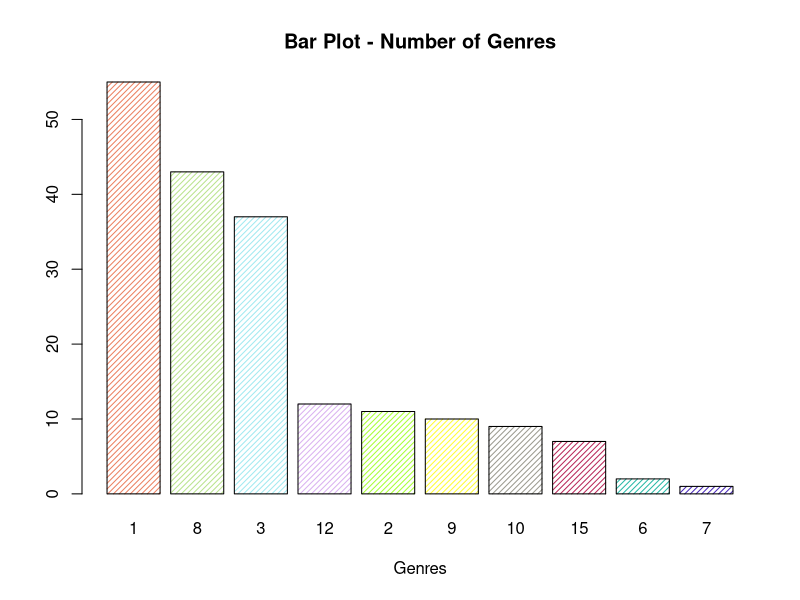
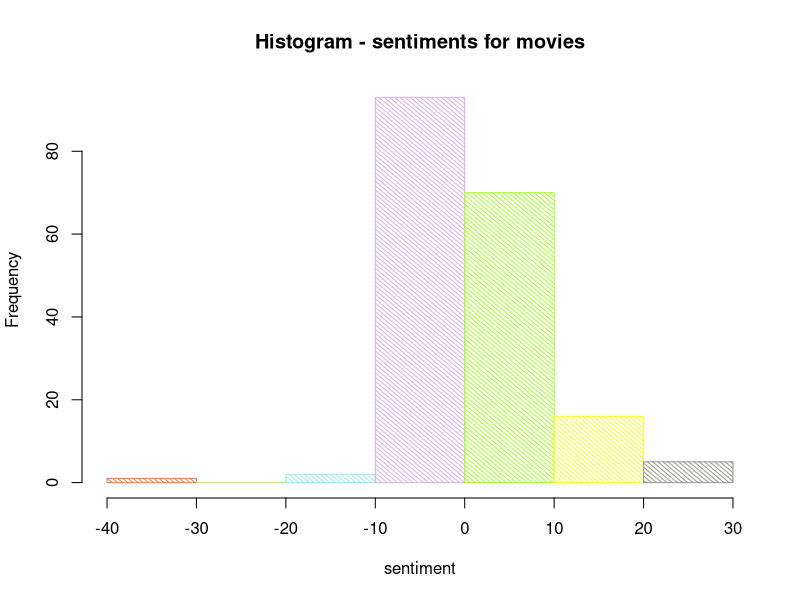
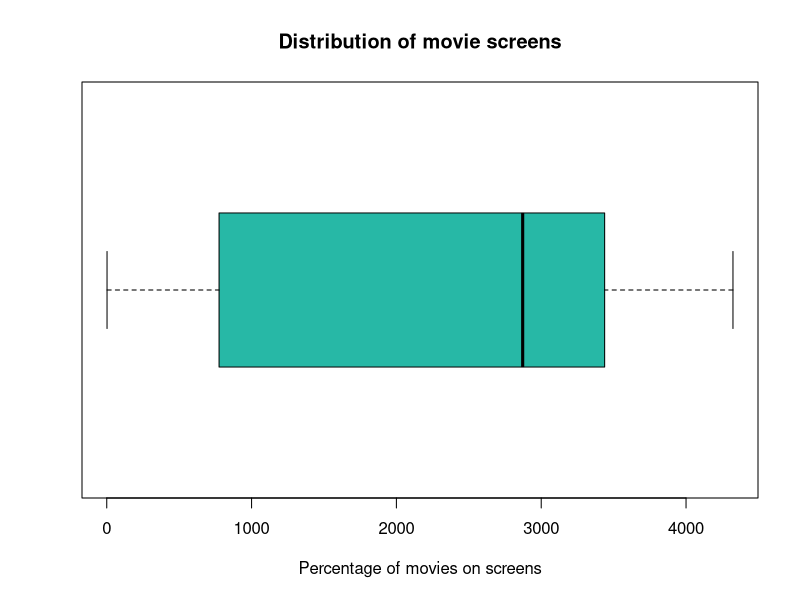
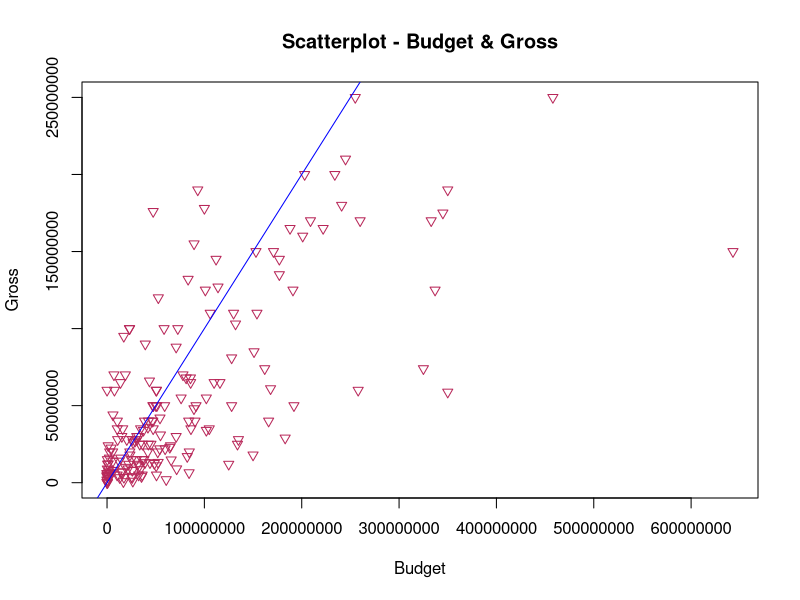

Here is the R script that generated these plots, in order:
## ---- chunk 1
if(!is.null(dev.list())) dev.off()
cat("\014") 
rm(list=ls())
options(scipen=9)
## ---- chunk 2
#Load packages
#For Excel
if(!require(readxl)){install.packages("readxl")}
library("readxl")
## ---- chunk 3
Customer_A<- c(21,20,19,18,21,20,18,22,20,18)
Customer_B<- c(22,19,18,21,27,21,22,19,21,24)
Customer_C<- c(9,10,8,11,8,7,10,11,7,10)

min(c(Customer_A,Customer_B,Customer_C))
## ---- chunk 4
Customer_A<- c(21,20,19,18,21,20,18,22,20,18)
Customer_B<- c(22,19,18,21,27,21,22,19,21,24)
Customer_C<- c(9,10,8,11,8,7,10,11,7,10)

mean(c(Customer_A,Customer_B,Customer_C))
## ---- chunk 5
getwd()  # for verifying working directory
Excel_PP <- read_excel("2014 and 2015 CSM 22F.xlsx")
Excel_PP <- as.data.frame(Excel_PP)
head(Excel_PP)
## ---- chunk 6
#Append BDSA initials to column names
colnames(Excel_PP) <- paste(colnames(Excel_PP), "PP", sep = "_")
## ---- chunk 7
dim(Excel_PP)
## ---- chunk 8
mean(Excel_PP$Gross_PP)
sd(Excel_PP$Gross_PP)
## ---- chunk 9
mg<- mean(Excel_PP$Gross_PP)
sg<- sd(Excel_PP$Gross_PP)

cv<- sg/mg
round(cv,2)
## ---- chunk 10
mean(Excel_PP$Budget_PP)
sd(Excel_PP$Budget_PP)

mb<- mean(Excel_PP$Budget_PP)
sb<- sd(Excel_PP$Budget_PP)

cv <- sb / mb
round(cv,2)
## ---- chunk 11
var(Excel_PP)
## ---- chunk 12
PercentileOfLikes <- quantile(Excel_PP$Likes_PP, c(.32))
round(PercentileOfLikes)
## ---- chunk 13
AvgRateY_PP <- aggregate(Excel_PP$Ratings_PP, by=list(Excel_PP$Year_PP), FUN=mean, na.rm=TRUE)
AvgRateY_PP
round(AvgRateY_PP,2)
## ---- chunk 14
table(Excel_PP$Genre_PP,Excel_PP$Sequel_PP)
## ---- chunk 15
A <- with(Excel_PP, table(Genre_PP,Sequel_PP))
round(prop.table(A,1)*100,2)
## ---- chunk 16
A <- with(Excel_PP, table(Genre_PP,Sequel_PP))
round(prop.table(A)*100,2)
## ---- chunk 17
genreBar_PP <- table(Excel_PP$Genre_PP)
Genre_PP <- genreBar_PP[order(genreBar_PP,decreasing=TRUE)]
barplot(Genre_PP,
        col = c("#eb8060", "#b9e38d", "#a1e9f0", "#d9b1f0","#A8FF33","#FFFC33","#9B9A8F","#B82759","#27B8A6","#4827B8"),
        density = 25, angle = 45,
        main="Bar Plot - Number of Genres",
        xlab="Genres")
## ---- chunk 18
hist(Excel_PP$Sentiment_PP,
     col=c("#eb8060", "#b9e38d", "#a1e9f0", "#d9b1f0","#A8FF33","#FFFC33","#9B9A8F","#B82759","#27B8A6","#4827B8"),
     density = 30, angle = 140,
     xlab="sentiment",
     main="Histogram - sentiments for movies")
## ---- chunk 19
boxplot(Excel_PP$Screens_PP, 
        main="Distribution of movie screens",
        xlab="Percentage of movies on screens",
        col=c("#27B8A6"),
        horizontal=TRUE,
        pch=20)
## ---- chunk 20

plot(Budget_PP ~ Gross_PP,
     data=Excel_PP,
     col=c("#B82759"),
     pch=25,
     main="Scatterplot - Budget & Gross",
     xlab="Budget",
     ylab="Gross")
#abline(coef = c(0,1))
abline(0, 1, col='blue')
